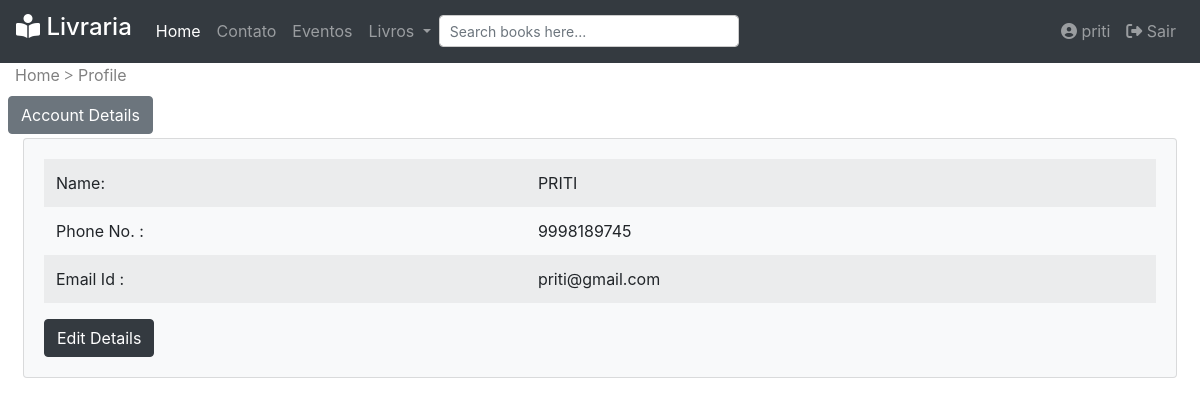
/profile.php (signed in), run on the app's committed database.
### tables this page shows
CREATE TABLE `users` (
  `userId` int(11) NOT NULL,
  `userName` varchar(20) DEFAULT NULL,
  `userNumber` varchar(11) NOT NULL,
  `userEmail` varchar(25) NOT NULL,
  `userAddress` varchar(50) DEFAULT NULL,
  `userPassword` varchar(20) NOT NULL,
  `userVerificationCode` varchar(50) DEFAULT NULL,
  `userEmailStatus` varchar(10) DEFAULT NULL,
  `userType` varchar(10) DEFAULT NULL
);

### profile.php (the view, shortened to what this page needs)
<?php
include("header.php");
include_once('conn.php');
if (isset($_SESSION['email'])) {
    $email = $_SESSION['email'];
    $sql_query = "SELECT * FROM users WHERE userEmail='$email'";
    $result = mysqli_query($conn, $sql_query);
    if ($result->num_rows == 0) {
        return null;
    } else {
        $user = mysqli_fetch_assoc($result);
    }
} else {
    header("Location: login.php");
    exit;
}
?>
<!DOCTYPE html>
<html lang="pt-BR">
<head>
</head>
<body>
    <div class="container-fluid path">
        <a href="index.php">Home</a> <label for="" class="less">></label>
        <a href="profile.php">Profile</a>
        <section class="px-2">
            <div class="row">
                <button class="btn btn-secondary" data-toggle="collapse" data-target="#demo">Account Details</button>
            </div>
            <div class="collapse show" id="demo">
                <div class="outer">
                    <div class="card bg-light mb-2 mt-1 text-dark">
                        <div class="card-body">
                            <table class="table table-striped table-borderless text-darker text-25">
                                <tr>
                                    <td>Name:</td>
                                    <td style="text-transform: uppercase;"><?php echo $user["userName"] ?></td>
                                </tr>
                                <tr>
                                    <td>Phone No. :</td>
                                    <td><?php echo $user["userNumber"]; ?></td>
                                </tr>
                                <tr>
                                    <td>Email Id :</td>
                                    <td><?php echo $user["userEmail"]; ?></td>
                                </tr>
                            </table>
                            <button class="btn btn-dark" onclick='window.location="profileedit.php?id=<?= $_SESSION["email"] ?>";'>Edit Details</button>
                        </div>
                    </div>
                </div>
            </div>
        </section>
    </div>
</body>
</html>

### profile.php (style rules this page uses)
.path a { color: gray; }
.path .less { color: gray; font-weight: bolder; font-family: Cambria, Cochin, Georgia, Times, 'Times New Roman', serif; }

### data on the page
users: userName "PRITI", userNumber "9998189745", userEmail "priti@gmail.com"

### other printed values
$_SESSION['name'] "priti"
